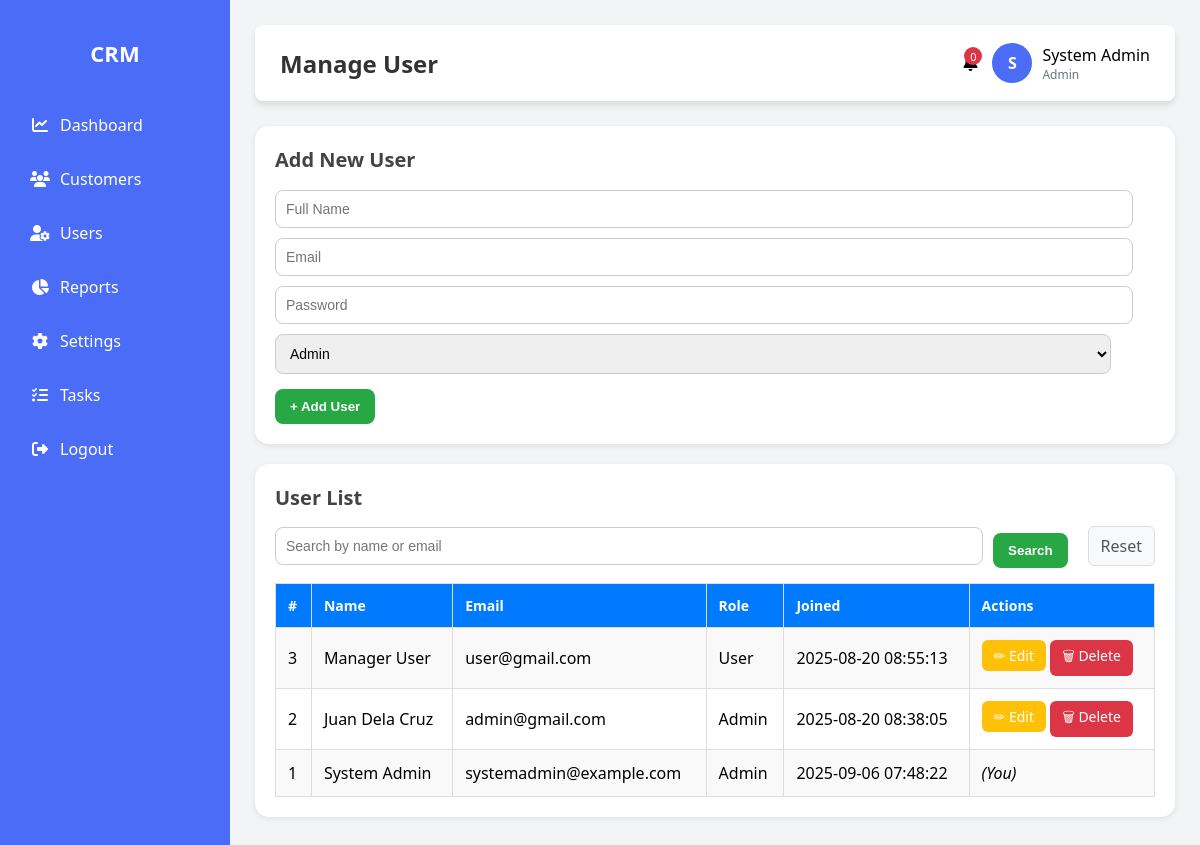
The page /users.php (signed in) on the database as committed earlier.
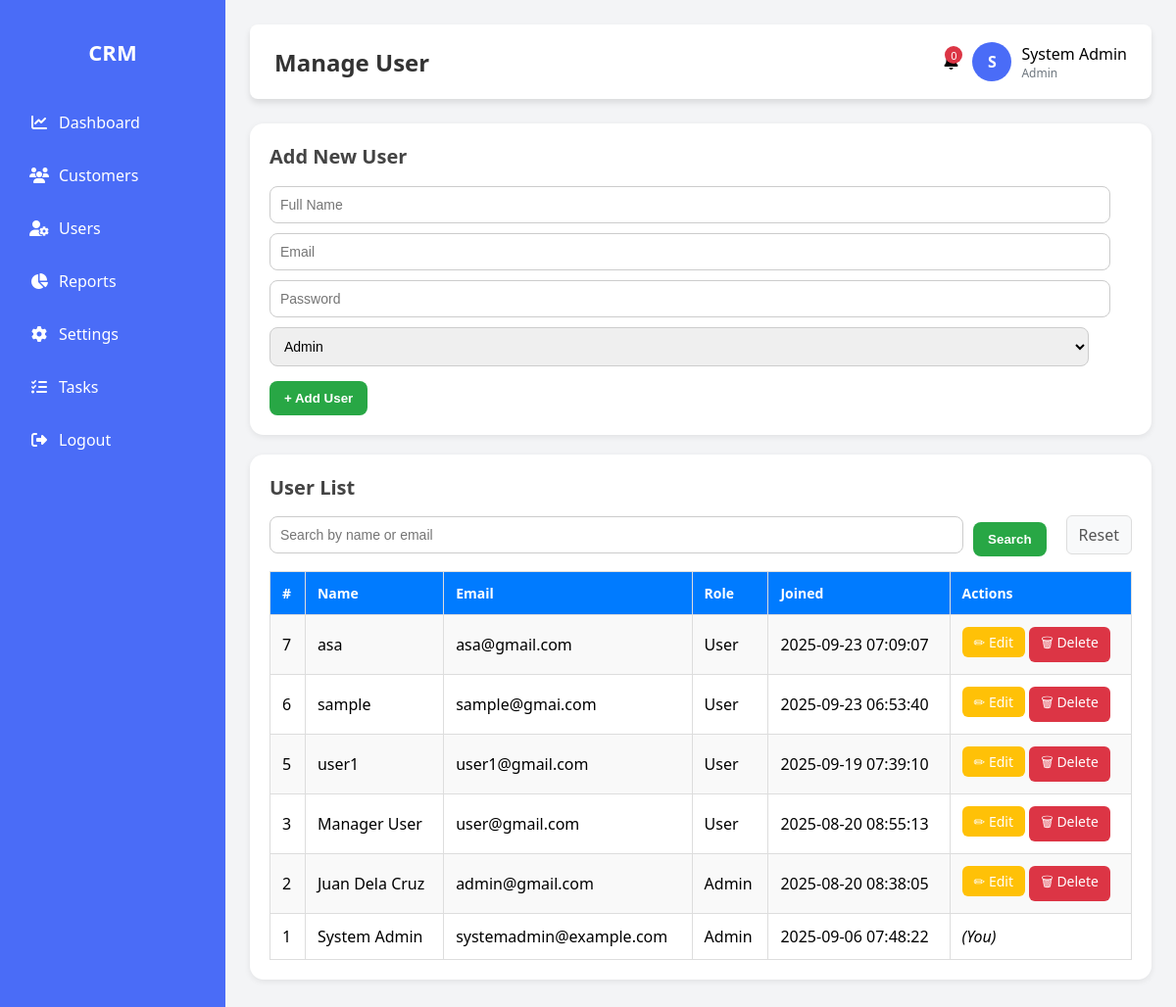
The same page on the database as committed later.
### tables this page shows
CREATE TABLE `users` (
  `id` int(11) NOT NULL,
  `name` varchar(100) NOT NULL,
  `email` varchar(100) NOT NULL,
  `password` varchar(255) NOT NULL,
  `role` enum('admin','user') DEFAULT 'user',
  `phone` varchar(20) DEFAULT NULL,
  `position` varchar(100) DEFAULT NULL,
  `bio` text DEFAULT NULL,
  `created_at` timestamp NOT NULL DEFAULT current_timestamp(),
  `updated_at` timestamp NOT NULL DEFAULT current_timestamp() ON UPDATE current_timestamp()
);

### users.php (the view, shortened to what the changed rows need)
<?php
include 'functions.php';
$user_id = $_SESSION['user_id'];
$stmt = $conn->prepare("SELECT name, role FROM users WHERE id = ? LIMIT 1");
$stmt->bind_param("i", $user_id);
$stmt->execute();
$result = $stmt->get_result();
$user_data = $result->fetch_assoc();
$user_name = $user_data['name'];
$role = $user_data['role'];
if (isset($_GET['search']) && !empty($_GET['search'])) {
    $search = "%" . $_GET['search'] . "%";
    $stmt = $conn->prepare("SELECT id, name, email, role, created_at FROM users WHERE name LIKE ? OR email LIKE ? ORDER BY id DESC");
    $stmt->bind_param("ss", $search, $search);
    $stmt->execute();
    $result = $stmt->get_result();
    $stmt->close();
} else {
    $result = $conn->query("SELECT id, name, email, role, created_at FROM users ORDER BY id DESC");
}
?>
<!DOCTYPE html>
<html lang="en">
<head>
    <link rel="stylesheet" href="https://cdnjs.cloudflare.com/ajax/libs/font-awesome/6.4.0/css/all.min.css">
</head>
<body>
    <div class="sidebar">
        <h2>CRM</h2>
    </div>
    <div class="main-content">
        <div class="header">
            <h2>Manage User</h2>
            <div class="header-actions">
                <div class="user-profile">
                    <div class="user-avatar">
                        <?php echo strtoupper(substr($user_name, 0, 1)); ?>
                    </div>
                    <div>
                        <div style="font-weight: 500;"><?php echo htmlspecialchars($user_name); ?></div>
                        <div style="font-size: 12px; color: var(--secondary);"><?php echo ucfirst($role); ?></div>
                    </div>
                </div>
            </div>
        </div>
        <div class="card">
            <table>
                <tr>
                    <th>#</th>
                    <th>Name</th>
                    <th>Email</th>
                    <th>Role</th>
                    <th>Joined</th>
                    <th>Actions</th>
                </tr>
                <?php while ($row = $result->fetch_assoc()) { ?>
                <tr>
                    <td><?= htmlspecialchars($row['id']); ?></td>
                    <td><?= htmlspecialchars($row['name']); ?></td>
                    <td><?= htmlspecialchars($row['email']); ?></td>
                    <td><?= ucfirst(htmlspecialchars($row['role'])); ?></td>
                    <td><?= htmlspecialchars($row['created_at']); ?></td>
                    <td>
                        <?php if ($row['id'] != $_SESSION['user_id']) { ?>
                            <a href="users.php?edit=<?= $row['id']; ?>" class="btn btn-edit">✏ Edit</a>
                            <a href="users.php?delete=<?= $row['id']; ?>"
                               class="btn btn-delete"
                               onclick="return confirm('Are you sure you want to delete this user?');">
                               🗑 Delete
                            </a>
                        <?php } else { ?>
                            <em>(You)</em>
                        <?php } ?>
                    </td>
                </tr>
                <?php } ?>
            </table>
        </div>
    </div>
</body>
</html>

Rows that differ between the two databases and show on the page:
added users: id "7", name "asa", email "asa@gmail.com", role "User", created_at "2025-09-23 07:09:07"
added users: id "6", name "sample", email "sample@gmai.com", role "User", created_at "2025-09-23 06:53:40"
added users: id "5", name "user1", email "user1@gmail.com", role "User", created_at "2025-09-19 07:39:10"
